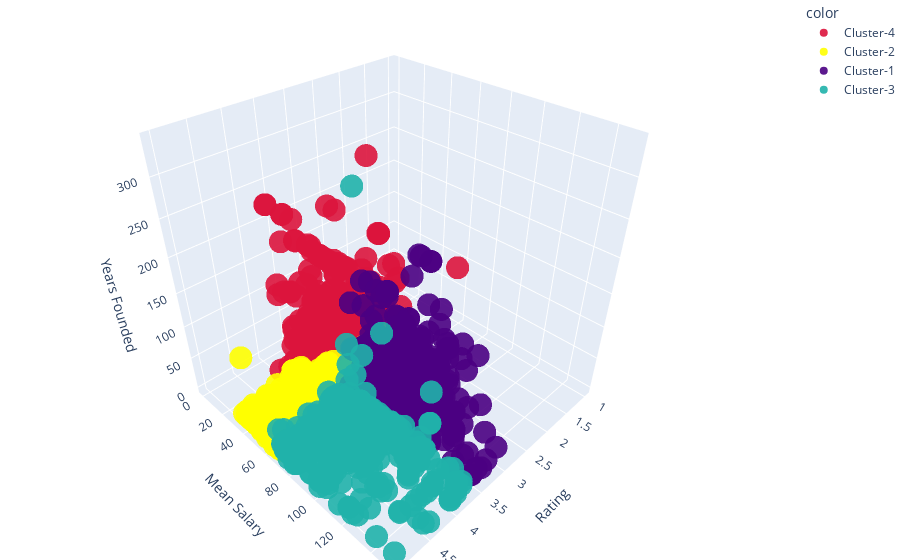

Source (notebook cell):
### Code cell
# First one, 3D visualization are better for show clusters calculated
colors = ['crimson','yellow', 'indigo', 'lightseagreen']

fig3d = px.scatter_3d(df3, x = 'Rating', y = 'Mean Salary', z = 'Years Founded', 
                      color = recode(pd.Series(pd.Categorical(y_predict, [0,1,2,3,4])),
                                    {0: 'Cluster-1',
                                     1: 'Cluster-2',
                                     2: 'Cluster-3',
                                     3: 'Cluster-4'}),
                      color_discrete_sequence= colors,
                      opacity = 0.9, 
                      size_max = 5)

fig3d.update_layout(margin=dict(l=0, r=0, b=0, t=0))

fig3d.show()

### Figure 1 — Plotly figure (JSON) as saved in the notebook; plotly's stock layout.template omitted (floating-point values rounded to 4 significant figures; data arrays with more than 128 entries replaced by an {"elided": "..."} marker saying what was removed)
{"data": [{"hovertemplate": "color=Cluster-4<br>Rating=%{x}<br>Mean Salary=%{y}<br>Years Founded=%{z}<extra></extra>", "legendgroup": "Cluster-4", "marker": {"color": "crimson", "opacity": 0.9, "symbol": "circle"}, "mode": "markers", "name": "Cluster-4", "scene": "scene", "showlegend": true, "type": "scatter3d", "x": {"elided": "464 float values"}, "y": {"elided": "464 float values"}, "z": {"elided": "464 int values"}}, {"hovertemplate": "color=Cluster-2<br>Rating=%{x}<br>Mean Salary=%{y}<br>Years Founded=%{z}<extra></extra>", "legendgroup": "Cluster-2", "marker": {"color": "yellow", "opacity": 0.9, "symbol": "circle"}, "mode": "markers", "name": "Cluster-2", "scene": "scene", "showlegend": true, "type": "scatter3d", "x": {"elided": "331 float values"}, "y": {"elided": "331 float values"}, "z": {"elided": "331 int values"}}, {"hovertemplate": "color=Cluster-1<br>Rating=%{x}<br>Mean Salary=%{y}<br>Years Founded=%{z}<extra></extra>", "legendgroup": "Cluster-1", "marker": {"color": "indigo", "opacity": 0.9, "symbol": "circle"}, "mode": "markers", "name": "Cluster-1", "scene": "scene", "showlegend": true, "type": "scatter3d", "x": {"elided": "414 float values"}, "y": {"elided": "414 float values"}, "z": {"elided": "414 int values"}}, {"hovertemplate": "color=Cluster-3<br>Rating=%{x}<br>Mean Salary=%{y}<br>Years Founded=%{z}<extra></extra>", "legendgroup": "Cluster-3", "marker": {"color": "lightseagreen", "opacity": 0.9, "symbol": "circle"}, "mode": "markers", "name": "Cluster-3", "scene": "scene", "showlegend": true, "type": "scatter3d", "x": {"elided": "364 float values"}, "y": {"elided": "364 float values"}, "z": {"elided": "364 int values"}}], "layout": {"legend": {"title": {"text": "color"}, "tracegroupgap": 0}, "margin": {"b": 0, "l": 0, "r": 0, "t": 0}, "scene": {"domain": {"x": [0.0, 1.0], "y": [0.0, 1.0]}, "xaxis": {"title": {"text": "Rating"}}, "yaxis": {"title": {"text": "Mean Salary"}}, "zaxis": {"title": {"text": "Years Founded"}}}}}
